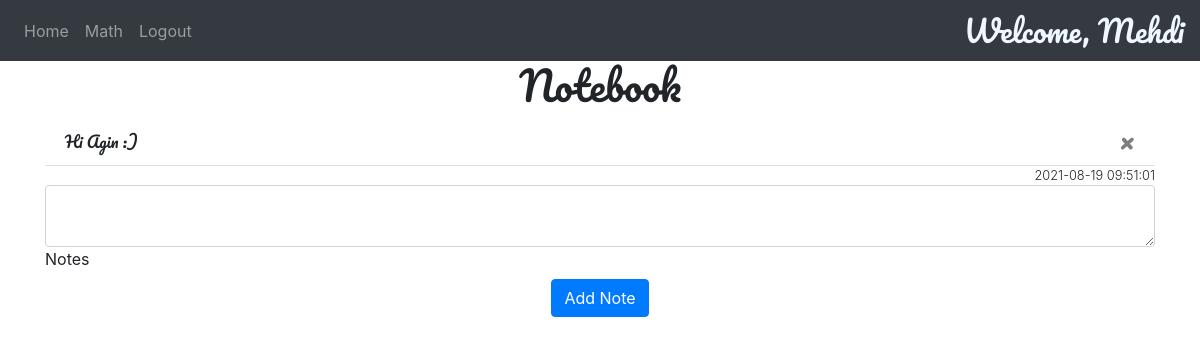
/ (signed in), run on an earlier commit of the app's database.
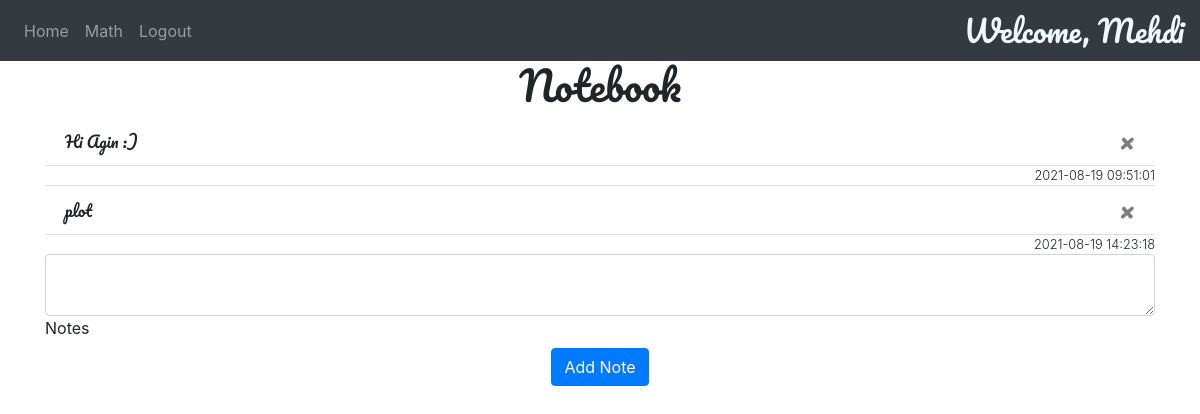
And on a later commit of the database.
### app/models.py (models this page shows)
class User(db.Model, UserMixin):
    id = db.Column(db.Integer, primary_key=True)
    email = db.Column(db.String(150), unique=True)
    password = db.Column(db.String(150))
    first_name = db.Column(db.String(150))
    notes = db.relationship('Note')

class Note(db.Model):
    id = db.Column(db.Integer, primary_key=True)
    data = db.Column(db.String(10000))
    date = db.Column(db.DateTime(timezone=True), default=func.now())
    user_id = db.Column(db.Integer, db.ForeignKey('user.id'))

### app/views.py (the view, shortened to what this page needs)
@views.route('/', methods=['GET', 'POST'])
@login_required
def home():
    return render_template("home.html", user=current_user)

### app/__init__.py (called while the page is built)
def create_app():
    app = Flask(__name__, static_folder='static', template_folder='templates')
    app.config['SECRET_KEY'] = 'aaaaaaaaaaaaaaaaaaaaaaaaaaaaaaaaaaa'
    app.config['SQLALCHEMY_DATABASE_URI'] = f'sqlite:///{DB_NAME}'
    db.init_app(app)
    from .views import views
    from .auth import auth
    app.register_blueprint(views, url_prefix='/')
    app.register_blueprint(auth, url_prefix='/')
    from .models import User, Note
    create_database(app)
    login_manager = LoginManager()
    login_manager.login_view = 'auth.login'
    login_manager.init_app(app)
    @login_manager.user_loader
    def load_user(id):
        return User.query.get(int(id))
    return app

### app/templates/home.html (shortened to what this page needs)
{% extends "base.html" %}
        {%block username %}Welcome, {{user.first_name}} {%endblock%}
        {% block content%}
        <h1 align="center" style="font-family:pacifico;">Notebook</h1>
            <ul class="list-group list-group-flush" id="notes">
                {% for note in user.notes %}
                <li style="font-family:pacifico;" class="list-group-item">
                    {{ note.data }}
                    <button type="button" class="close" onClick="deleteNote({{ note.id }})">
                        <span aria-hidden="true">&times;</span>
                    </button>
                </li>
                <small class="font-weight-light text-right">{{ note.date }}</small>
                {% endfor %}
            </ul>
        <form method="POST" enctype="multipart/form-data" >
            <div class="form-outline">
                <textarea  style="font-family:pacifico;" name="note" id="note" class="form-control" ></textarea>
                <label class="form-label" for="note">Notes</label>
            </div>
            <div align="center">
                <button type="submit" class="btn btn-primary">Add Note</button>
            </div>
        </form>
        {% endblock %}

### app/templates/base.html (shortened to what this page needs)
<!DOCTYPE html>
<html>
  <head>
    <link
      rel="stylesheet"
      href="https://stackpath.bootstrapcdn.com/bootstrap/4.4.1/css/bootstrap.min.css"
    />
    <link
      rel="stylesheet"
      href="https://stackpath.bootstrapcdn.com/font-awesome/4.7.0/css/font-awesome.min.css"
    />
    <link
      rel="stylesheet"
      href="https://static.gabia.com/gtris/gashboard.css"
    />
    <link
      type="text/css"
      rel="stylesheet"
      href="{{ url_for('static', filename='/CSS/Math.css') }}"
    />
  </head>
  <body>
    <nav class="navbar navbar-expand-lg navbar-dark bg-dark">
      <div class="collapse navbar-collapse" id="navbar">
        <div class="navbar-nav">
          {% if user.is_authenticated %}
          <a class="nav-item nav-link" id="home" href="/">Home</a>
          <a class="nav-item nav-link" id="Math" href="/Math">Math</a>
          <a class="nav-item nav-link" id="logout" href="/logout">Logout</a>
          {% else %}
          <a class="nav-item nav-link" id="login" href="/login">Login</a>
          <a class="nav-item nav-link" id="signUp" href="/sign-up">SignUp</a>
          {% endif %}
        </div>
      </div>
        <div class="navbar-collapse collapse w-100 order-3 dual-collapse2">
            <ul class="navbar-nav ml-auto">
                <li class="nav-item">
                    <span style="font-family:pacifico;font-size:30px;color: aliceblue;" >{%block username %}{%endblock%}</span>
                </li>
            </ul>
        </div>
    </nav>
    <div class="container">{% block content %} {% endblock %}</div>
  </body>
</html>

What changed in the data, as far as the page shows it:
added Note: data "plot", date "2021-08-19 14:23:18"
